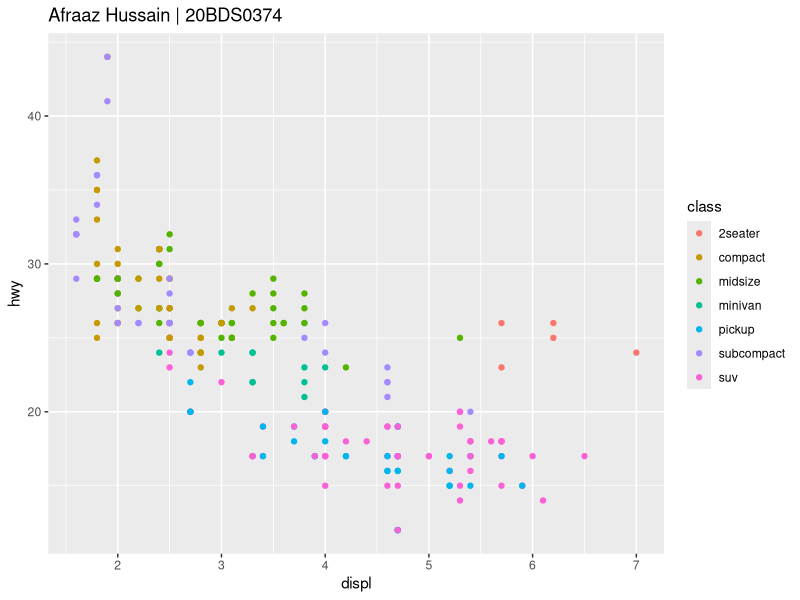

R code for this plot:
library(tidyverse)

ggplot(data = mpg, main = "Afraaz Hussain | 20BDS0374") + geom_point(mapping = aes(x = displ, y = hwy, color = class)) + ggtitle("Afraaz Hussain | 20BDS0374")